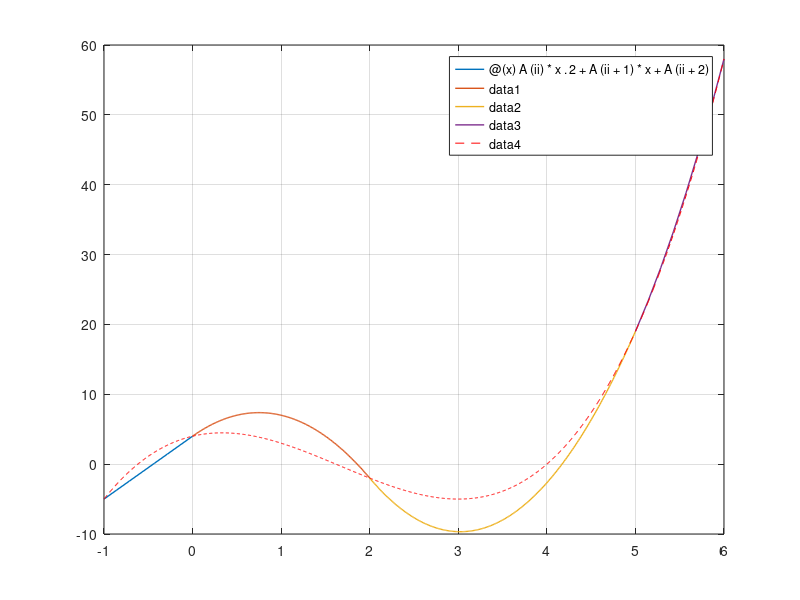

MATLAB code to generate this figure:
clc % czysci command window
clear all % zabija zmienne
close all % 

x = [-1,0,2,5,6];
y = [-5,4,-2,19,58];
n = size(x,2);

%  macierz X
X = zeros(3*n-3);

% 2*n-2 
% musi przechodzić przez punkty na końcach przedziału:
for i=1:n-1
    X(2*i-1, 3*i-2:3*i) = [(x(i))^2,x(i),1];
    X(2*i,   3*i-2:3*i) = [(x(i+1))^2,x(i+1),1];
end

% n-2 
% W węzłach nachylenia (pierwsze pochodne) wielomianów z sąsiednich
% przedziałów muszą być jednakowe (nie dotyczy to skrajnych węzłów)
for i=2:n-1
    X(2*n-3+i, 3*i-5:3*i) = [2*x(i),1,0, -2*x(i),-1,0];
end

% 1 rownanie na funkcję liniową w pierwszym przedziale
X(3*n-3, 1) = 1;

%tworzę macierz Y
Y = zeros(3*n-3,1);

% wartosci Y w krancach przedzialow
for i=1:n-1
    Y(2*i-1, 1) = y(i);
    Y(2*i,   1) = y(i+1);
end

% Współczynniki funkcji
A = X\Y

%wyswietlanie
%x = linspace(x(1), x(n));
for i = 1:n-1
    ii = 3*i-2;
    %xx = linspace(x(i), x(i+1), 5);
    %yy = A(ii)*xx.^2 + A(ii+1)*xx + A(ii+2);
    fplot(@(x) A(ii)*x.^2 + A(ii+1)*x + A(ii+2), [x(i), x(i+1)],'Linewidth',1);

    if (i == n-1)
        hold on
        fplot(@(xx) xx.^3 -5*xx.^2 +3*xx + 4, [x(1), x(n)],'--r');
        hold off
        grid
        else
            hold on
    end
end

